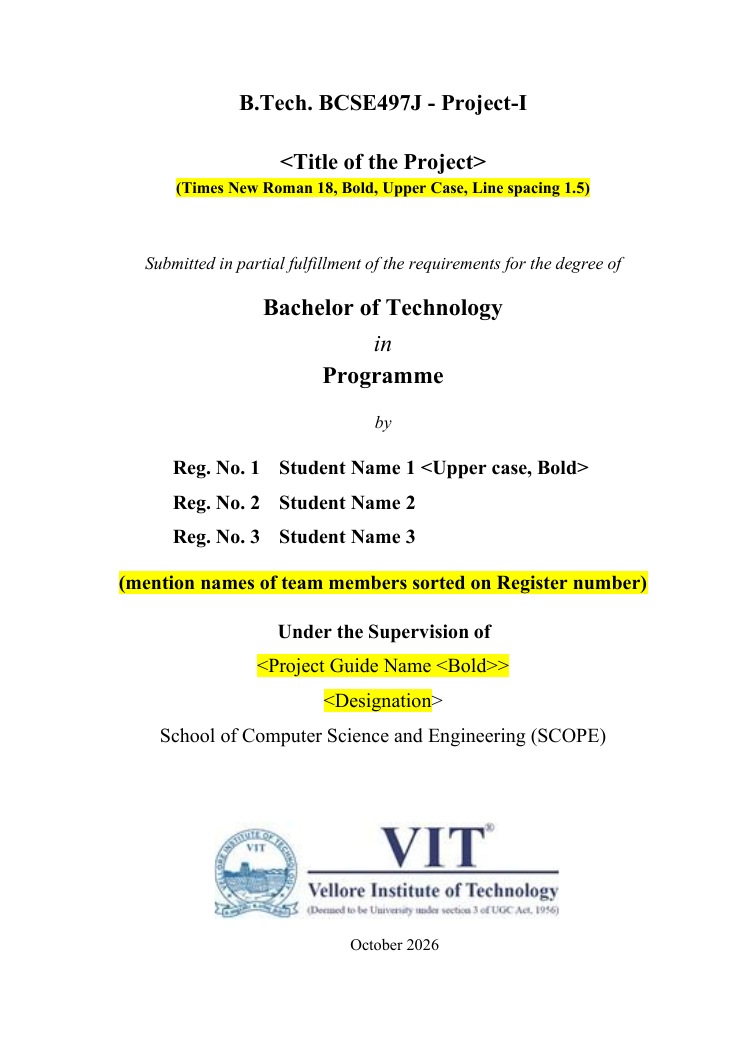
#> input picture tmp/phantom-template/template-render/page-01.png, 744 x 1053 px; its folder holds only this picture in this run
$ python contacts.py
#> lines starting #> are read from the running program, lines starting #| are printed output that depends on the picture
from PIL import Image,ImageOps,ImageDraw
from pathlib import Path
src=Path(r'D:\project-1\tmp\phantom-template\template-render')
files=sorted(src.glob('page-*.png'))
thumbs=[]
for f in files:
 im=Image.open(f).convert('RGB'); im.thumbnail((360,510)); canvas=Image.new('RGB',(380,540),'#ddd'); canvas.paste(im,((380-im.width)//2,22)); ImageDraw.Draw(canvas).text((8,4),f.stem,fill='black'); thumbs.append(canvas)
#> further down, im is the input picture: PIL image 744x1053 RGB; mean R, G, B 247.7, 247.9, 240.6
#> after `im.thumbnail((360, 510))`:
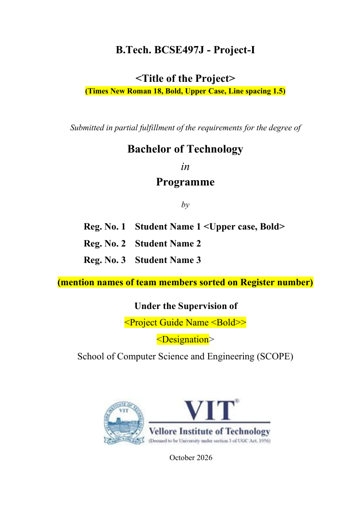
#> im: PIL image 360x510 RGB; mean R, G, B 247.6, 247.8, 240.5
#> after `canvas = Image.new('RGB', (380, 540), '#ddd')`: canvas: PIL image 380x540 RGB; every value is 221
#> after `canvas.paste(im, ((380 - im.width) // 2, 22))`:
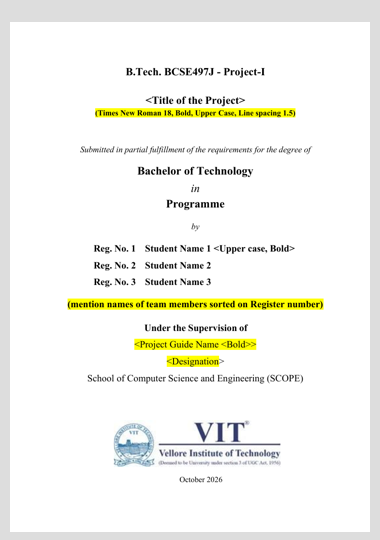
#> canvas: PIL image 380x540 RGB; mean R, G, B 244.8, 245, 238.4
out=Image.new('RGB',(380*4,540*4),'#eee')
#> out: PIL image 1520x2160 RGB; every value is 238
for i,im in enumerate(thumbs): out.paste(im,((i%4)*380,(i//4)*540))
#> this loop made 1 pass
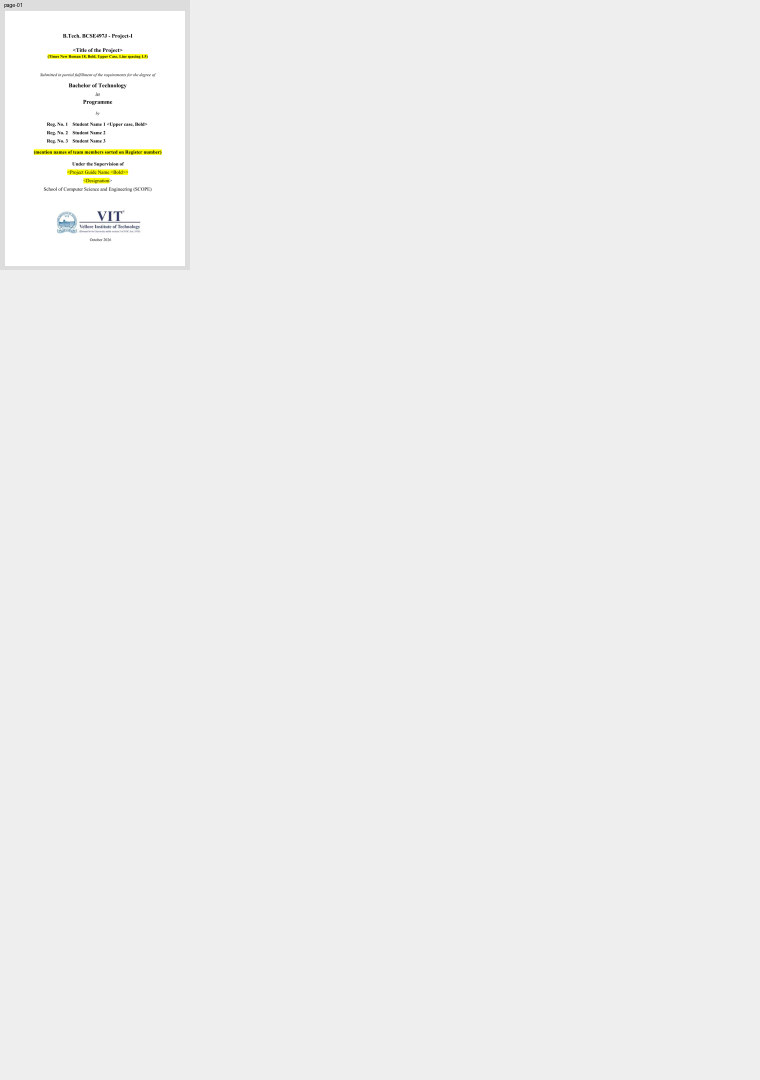
#> out: PIL image 1520x2160 RGB (shown at 1/2 size); mean R, G, B 238.4, 238.4, 238
out.save(r'D:\project-1\tmp\phantom-template\template-contact.jpg',quality=85)
print('pages',len(files))

$ run again, on tmp/phantom-template/template-render/page-05.png
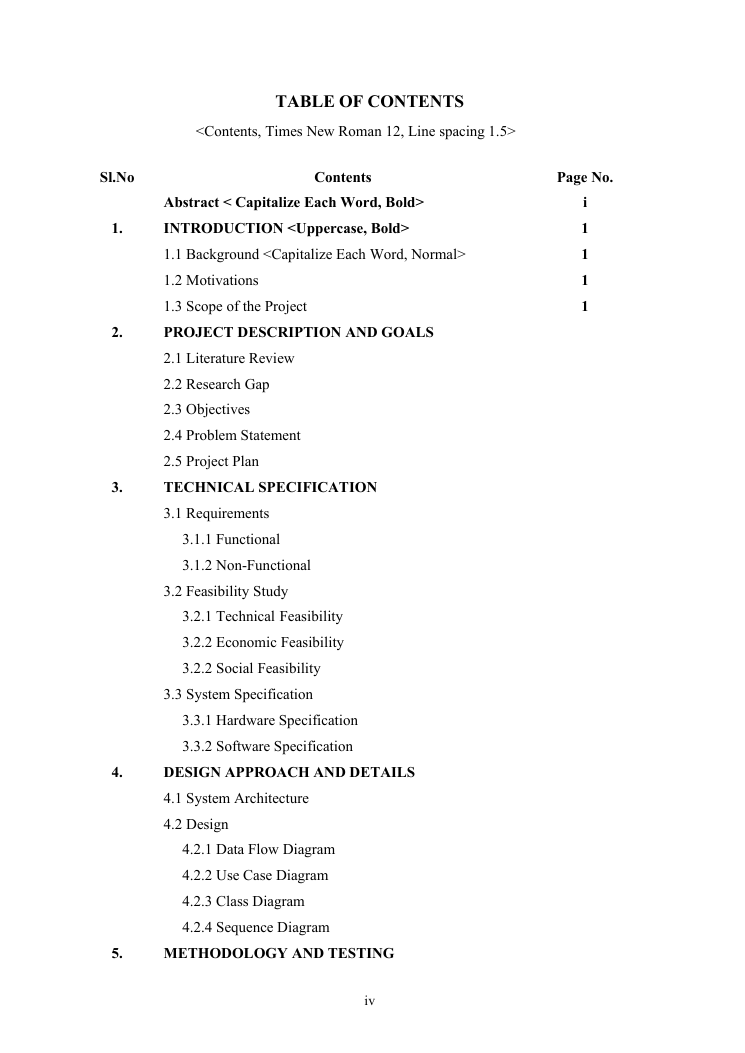
#> input picture tmp/phantom-template/template-render/page-05.png, 745 x 1053 px
#> im is the input picture: PIL image 745x1053 RGB; min 0, max 255, mean 250
#> im: PIL image 360x509 RGB
#> canvas: PIL image 380x540 RGB; every value is 221
#> `canvas.paste(im, ((380 - im.width) // 2, 22))`:
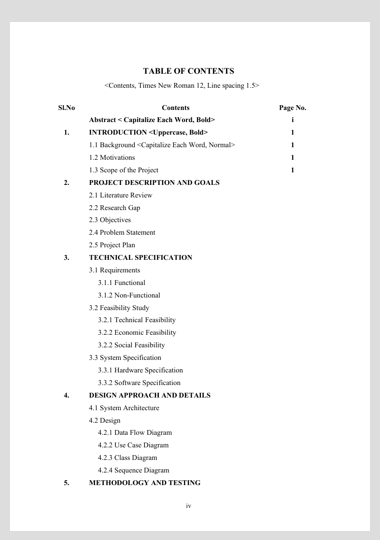
#> canvas: PIL image 380x540 RGB; min 0, max 255, mean 246.8
#> the loop `for i,im in enumerate(thumbs): out.paste(im,((i%4)*380,(i//4)*540))` made 1 pass
#> after the loop `for i,im in enumerate(thumbs): out.paste(im,((i%4)*380,(i//4)*540))`:
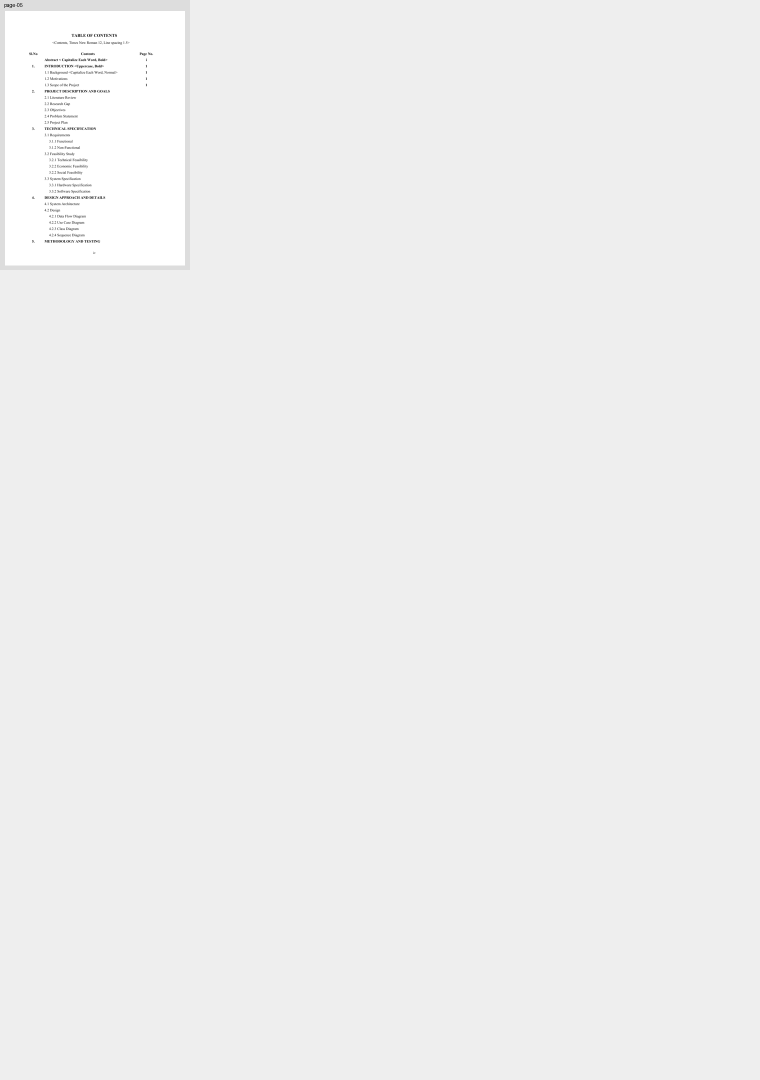
#> out: PIL image 1520x2160 RGB (shown at 1/2 size); min 0, max 255, mean 238.5

$ run again, on tmp/phantom-template/template-render/page-06.png
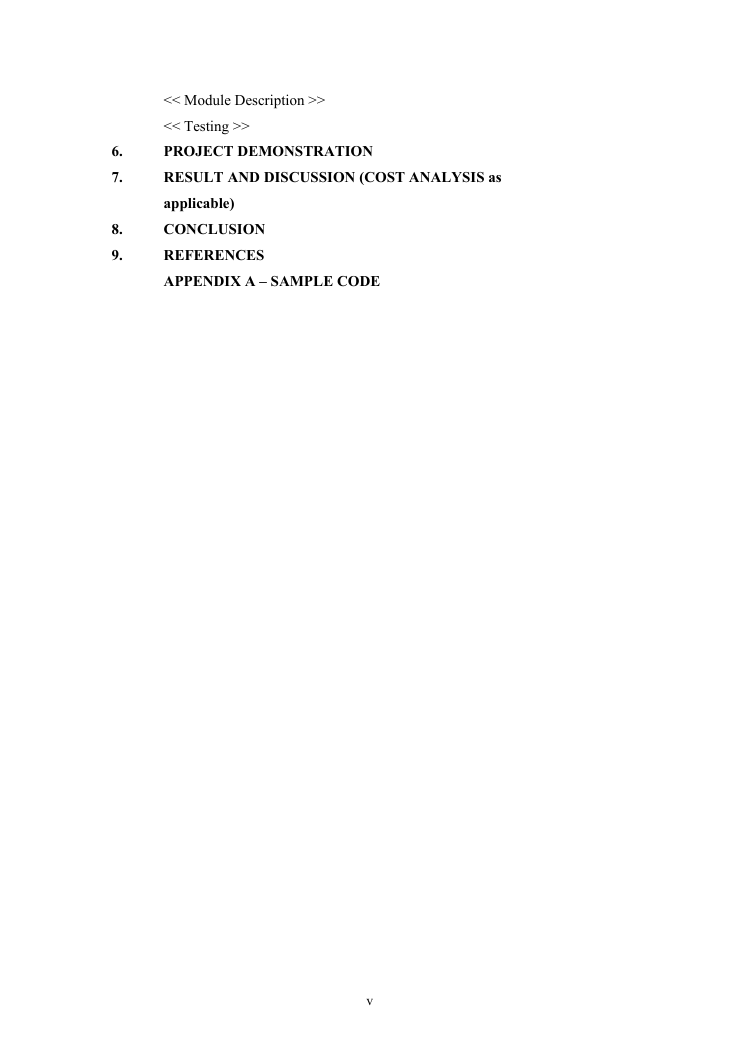
#> input picture tmp/phantom-template/template-render/page-06.png, 745 x 1053 px
#> im is the input picture: PIL image 745x1053 RGB; min 0, max 255, mean 253.6
#> im: PIL image 360x509 RGB
#> canvas: PIL image 380x540 RGB; every value is 221
#> `canvas.paste(im, ((380 - im.width) // 2, 22))`:
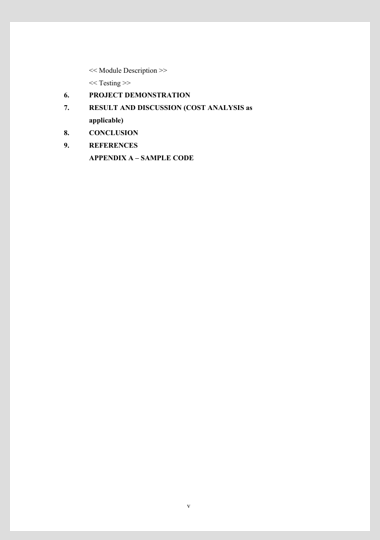
#> canvas: PIL image 380x540 RGB; min 4, max 255, mean 250
#> the loop `for i,im in enumerate(thumbs): out.paste(im,((i%4)*380,(i//4)*540))` made 1 pass

$ run again, on tmp/phantom-template/template-render/page-07.png
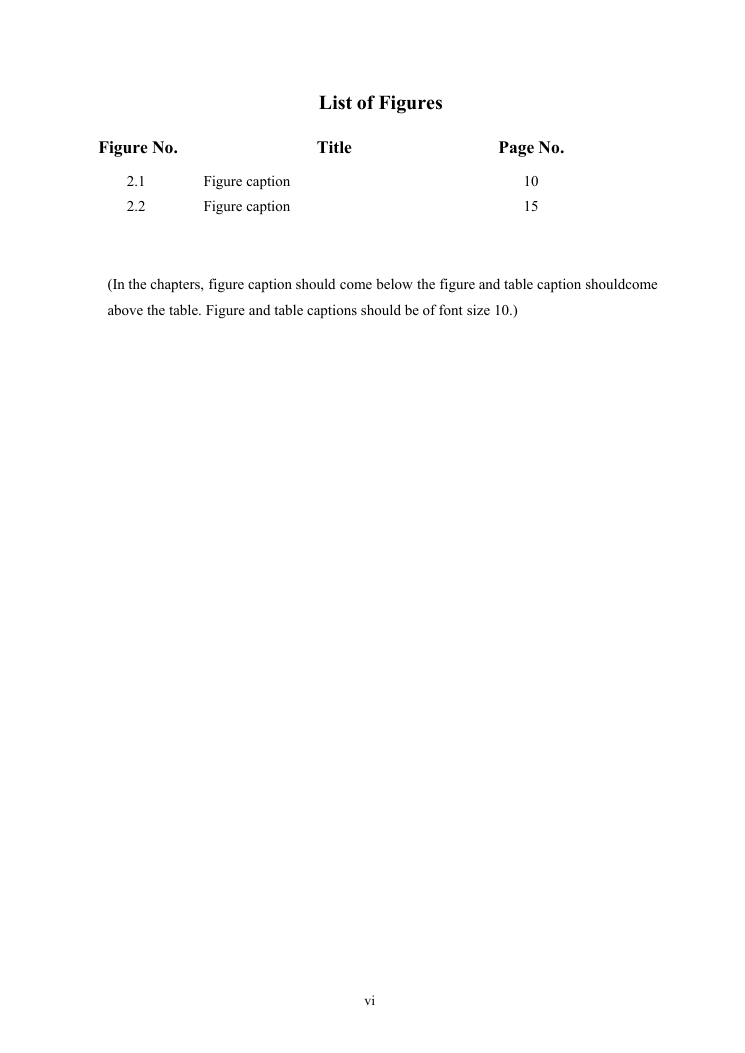
#> input picture tmp/phantom-template/template-render/page-07.png, 745 x 1053 px
#> im is the input picture: PIL image 745x1053 RGB; min 0, max 255, mean 253.6
#> im: PIL image 360x509 RGB
#> canvas: PIL image 380x540 RGB; every value is 221
#> `canvas.paste(im, ((380 - im.width) // 2, 22))`:
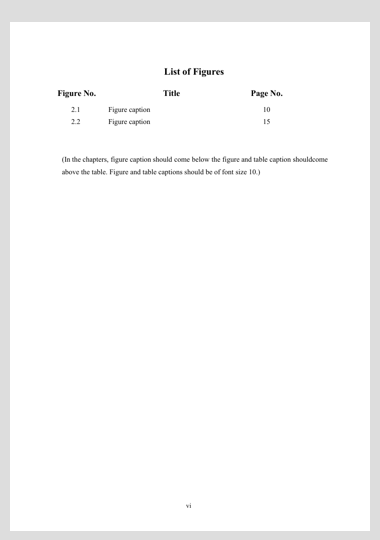
#> canvas: PIL image 380x540 RGB; min 0, max 255, mean 250.1
#> the loop `for i,im in enumerate(thumbs): out.paste(im,((i%4)*380,(i//4)*540))` made 1 pass
#> after the loop `for i,im in enumerate(thumbs): out.paste(im,((i%4)*380,(i//4)*540))`:
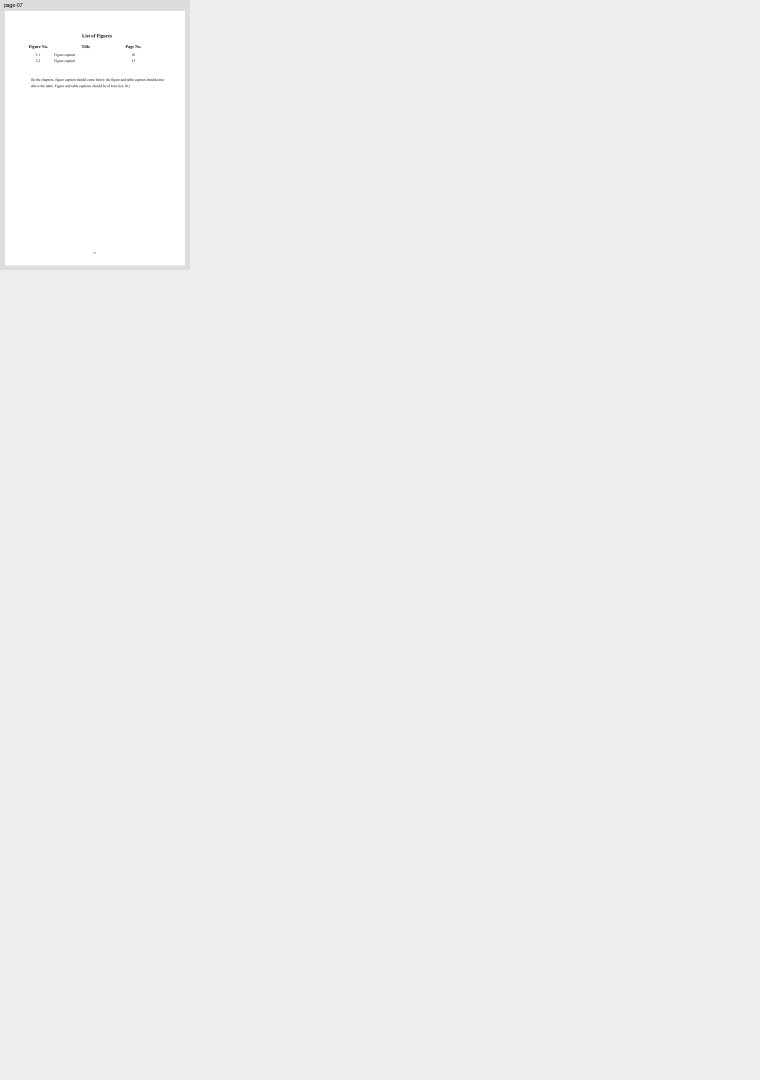
#> out: PIL image 1520x2160 RGB (shown at 1/2 size); min 0, max 255, mean 238.7

$ run again, on tmp/phantom-template/template-render/page-02.png
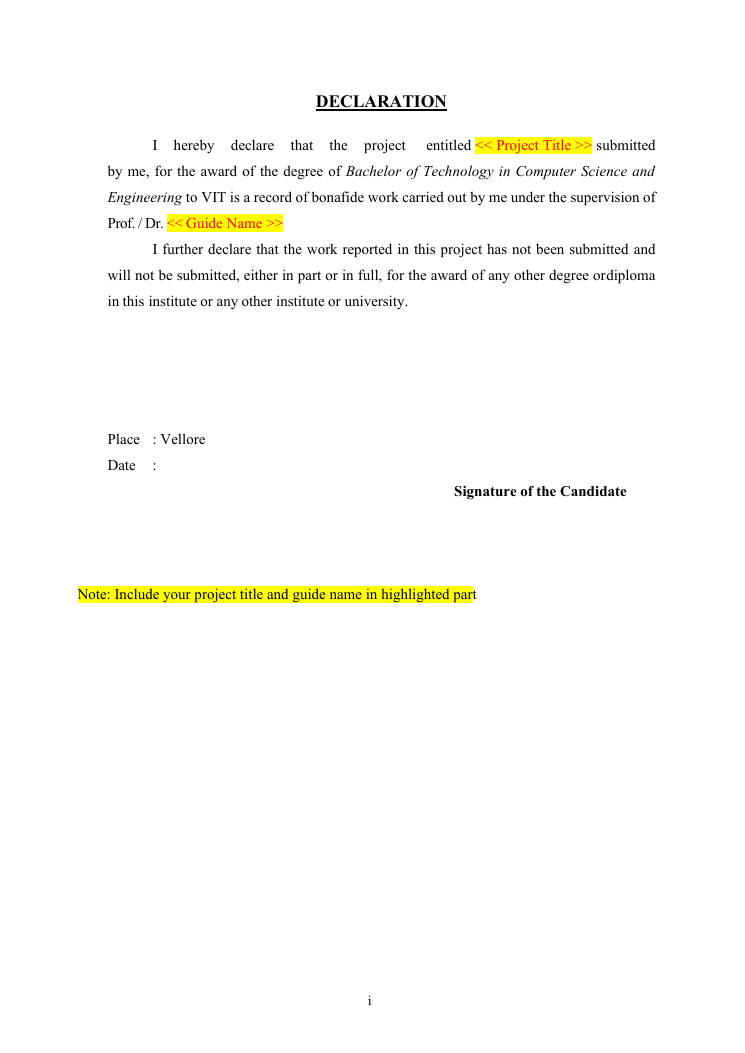
#> input picture tmp/phantom-template/template-render/page-02.png, 745 x 1053 px
#> im is the input picture: PIL image 745x1053 RGB; mean R, G, B 252, 251.8, 248.8
#> im: PIL image 360x509 RGB
#> canvas: PIL image 380x540 RGB; every value is 221
#> `canvas.paste(im, ((380 - im.width) // 2, 22))`:
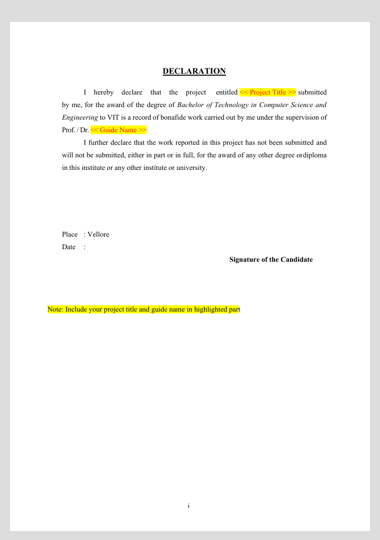
#> canvas: PIL image 380x540 RGB; mean R, G, B 248.6, 248.4, 245.7
#> the loop `for i,im in enumerate(thumbs): out.paste(im,((i%4)*380,(i//4)*540))` made 1 pass
#> after the loop `for i,im in enumerate(thumbs): out.paste(im,((i%4)*380,(i//4)*540))`:
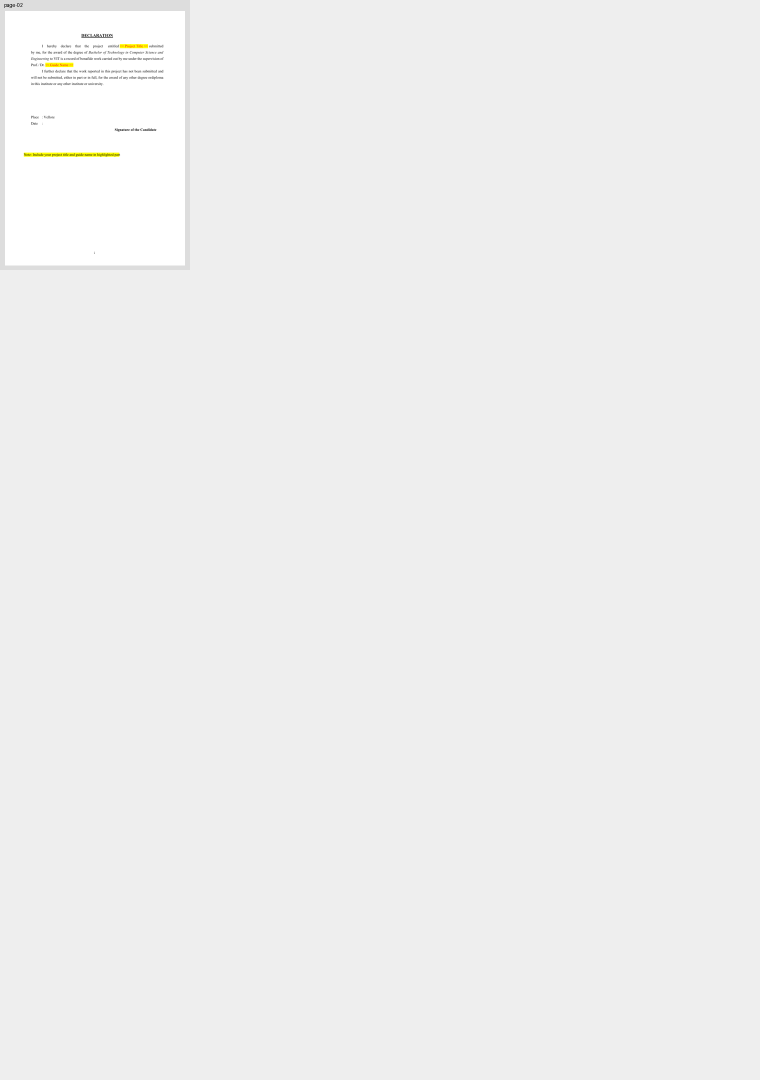
#> out: PIL image 1520x2160 RGB (shown at 1/2 size); mean R, G, B 238.7, 238.6, 238.5
